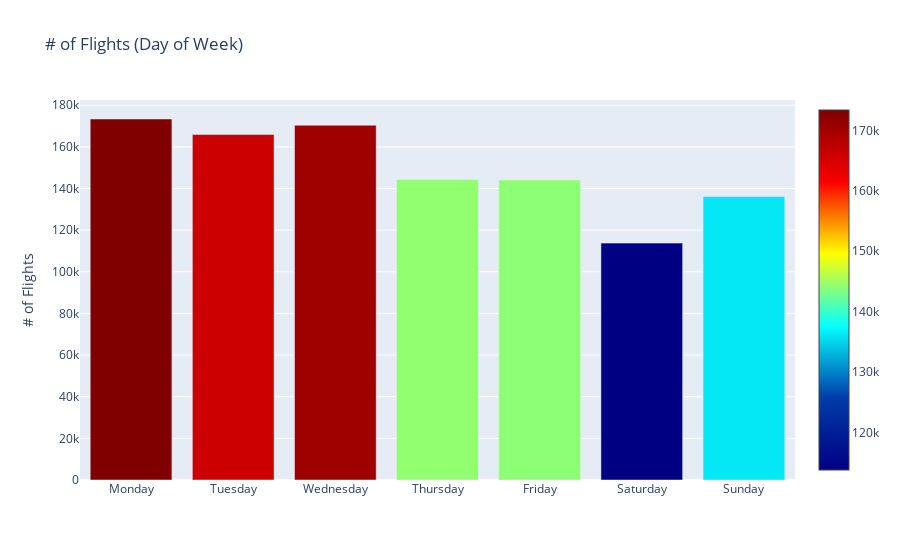

The code cell stored with this chart in its notebook:
### Code cell
dayOfWeek={1:'Monday', 2:'Tuesday', 3:'Wednesday', 4:'Thursday', 5:'Friday', 6:'Saturday', 7:'Sunday'}
dff = df.DayOfWeek.value_counts()
dff = dff.to_frame().sort_index()
dff.index = dff.index.map(dayOfWeek)

trace1 = go.Bar(
    x=dff.index,
    y=dff.DayOfWeek,
    name = 'Weather',
    marker=dict(
        color = dff.DayOfWeek,
        colorscale='Jet',
        showscale=True
    )
)

data = [trace1]
layout = go.Layout(
    title='# of Flights (Day of Week)', 
    yaxis = dict(title = '# of Flights'
                                                    )
)

fig = go.Figure(data=data, layout=layout)
py.iplot(fig)

### Figure 1 — Plotly figure (JSON) as saved in the notebook; plotly's stock layout.template omitted (floating-point values rounded to 4 significant figures)
{"data": [{"marker": {"color": [173396, 165957, 170388, 144322, 144103, 113778, 136138], "colorscale": [[0, "rgb(0,0,131)"], [0.2, "rgb(0,60,170)"], [0.4, "rgb(5,255,255)"], [0.6, "rgb(255,255,0)"], [0.8, "rgb(250,0,0)"], [1, "rgb(128,0,0)"]], "showscale": true}, "name": "Weather", "type": "bar", "x": ["Monday", "Tuesday", "Wednesday", "Thursday", "Friday", "Saturday", "Sunday"], "y": [173396, 165957, 170388, 144322, 144103, 113778, 136138]}], "layout": {"title": {"text": "# of Flights (Day of Week)"}, "yaxis": {"title": {"text": "# of Flights"}}}}
